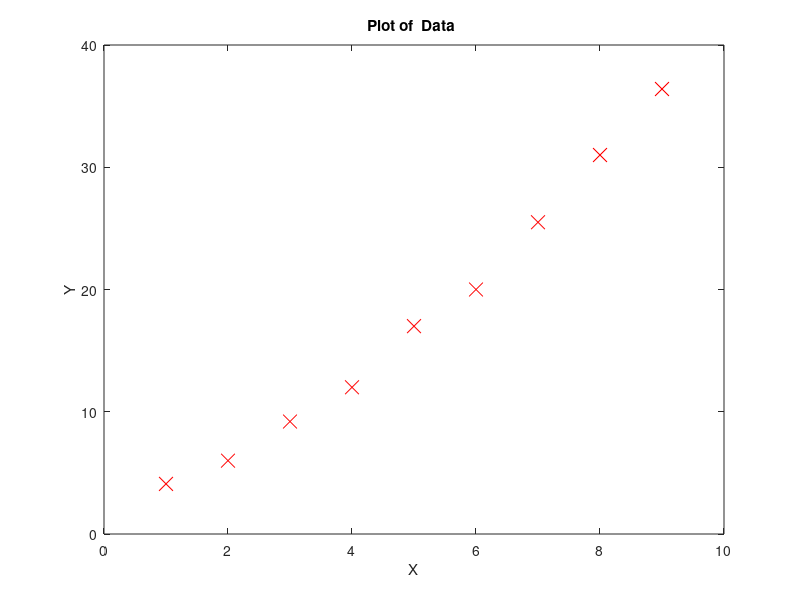

The MATLAB source for this figure: (Note: this script raises an error after producing the figure.)
% Ploynomial Regression
% Y3 = θ1 + θ2X(scaled) + θ3X2 (scaled).

clear ; 
close all; 
clc

% Multi Linear reggression
  theta_num = 3;
  
% Initialisation of Theta values. Y = Theta0 + ( Theta1 * X )
% form Theta as the vector of 2 * 1 matrix . 
 theta = ones(theta_num, 1);

% Data Intialisation %
Data = [ 2.0, 100, 0.001, 5.1, 102.1, 4.1;
         2.5, 200, 0.002, 6.1, 202.4, 6.0;
         3.0, 300, 0.003, 6.9, 303,   9.2;
         3.5, 400, 0.004, 7.8, 403.4, 12.0;
         4.0, 500, 0.005, 9.2, 504.2, 17;
         4.5, 600, 0.006, 9.9, 604.8, 20;
         5.0, 700, 0.007, 11.5,704.8, 25.5;
         5.5, 800, 0.008, 12.0,805.7, 31;
         6.0, 900, 0.009, 12.8,905.7, 36.4];
         
% Y1 Dependent variable  
 Y = Data(:,6);
 % n  number of the Data sets
 n  = length(Y) ;
 % X matrix of independent variables  where X1 = 1 and X2 is first column of Data
 X = Data(:,1); 
 X = [X,X.^2];
 
 % Scaling the values. 
 % scaling the x1 data values
 X1 = Data(:,1);
 X1 = (X1 - mean(X1))/ std(X1);
 X(: ,1) = X1;
  
 X2 = Data(:,2);
 X2 = (X2 - mean(X2))/ std(X2);
 X(: ,2) = X2;
 
% Plotting the data "y" 
figure(1); % open a new figure window
plot(Y,'rx','MarkerSize', 10);
title ("Plot of  Data ");
xlabel ("X");
ylabel ("Y");


% Finding the alpha and no of iteration values. 
 alpha =0.1;
 iterations = 50;
 
% computing J for Theta1 = 0 and Theta2 = 0;
 theta = gradientDescent(X, Y, theta, alpha, iterations,n);
 fprintf('The theta values are %f  %f  %f\n', theta(1,1), theta(2,1), theta(3,1));  

 % Plot the linear reggression model.
figure(2)
plot(Y,'rx','MarkerSize', 10);
title ("Plot of  Data ");
xlabel ("X");
ylabel ("Y");
hold on; % keep previous plot visible
X_temp = [ones(n,1), X]
Y =  X_temp*theta
plot(Y);
legend('Data set', 'polynomial regression Model')
hold